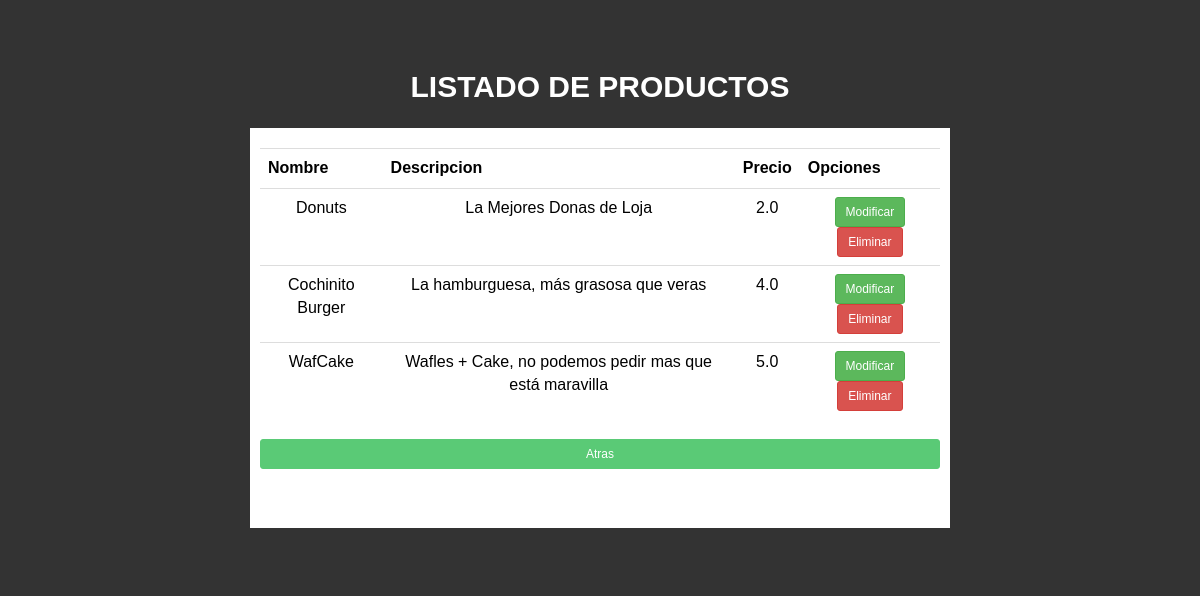
The page /listado_Productos/ (signed in) on the database its author committed.
### AppProyectoF/models.py (models this page shows, shortened)
class Producto(models.Model):
    nombre = models.CharField(max_length=100)
    descripcion = models.CharField(max_length=100, default="Sin Descripcion")
    precio = models.FloatField()
    imagen = models.ImageField(upload_to="imagenesProductos/", null= True,blank = True,default='imagenesProductos/img_no_disponible.png')

### AppProyectoF/views.py (the view)
# urls.py: path('listado_Productos/',listadoProductos, name = 'listadoProductos'),
def listadoProductos(request):
    productos = Producto.objects.all()
    data = {
        'productos': productos
    }
    return render(request, "listadoProductos.html", data)

### AppProyectoF/context_processor.py (called while the page is built)
def total_carrito(request) :
    total = 0
    numeroItems = 0
    if request.user.is_authenticated:
        if "carrito" in request.session.keys():
            for key, value in request.session["carrito"].items():
                total += float(value["acumulado"])
                numeroItems = numeroItems +1
    return {"total_carrito": total,"total_items": numeroItems }

### templates/listadoProductos.html (shortened to what this page needs)
{% load static %}
<!DOCTYPE html>
<html>
<head>
    <link rel="stylesheet" href='{% static "css/bootstrap.min.css" %}'>
    <link rel="stylesheet" href='{% static "css/font-awesome.min.css" %}'>
    <link rel="stylesheet" href='{% static "css/style.css" %}'>
    <link rel="stylesheet" href='{% static "css/responsive.css" %}'>
</head>
{% if user.username == 'admin' %}
<body style="background-color: #333333">
    <div class="promo-area" style="background-color: #333333;">
        <center>
            <div style="background-color: #333; max-width: 700px;  max-height: 75px; padding: 10px; margin-top: 20px;">
                <h2 style="color: #ffffff;text-align: center; font-size: 30px;"><strong>LISTADO DE PRODUCTOS</strong>
                </h2>
            </div>
            <div style="background-color: rgb(255, 255, 255); max-width: 700px;  min-height: 400px; padding: 10px;">
                <p style=" color: white; text-align: center; font-size: 20px;">
                <section class="contenedorFormulario" id="contenedorFormulario">
                    <div class="product">
                        <table class="table">
                            <tr>
                                <th align="center">Nombre</th>
                                <th align="center">Descripcion</th>
                                <th align="center">Precio</th>
                                <th align="center">Opciones</th>
                            </tr>
                            {% for p in productos %}
                            <tr class="bg-primary" style="color: black; background-color: rgb(255, 255, 255)">
                                <td align="center">{{ p.nombre }} </td>
                                <td align="center">{{ p.descripcion }} </td>
                                <td align="center">{{ p.precio }} </td>
                                <td align="center">
                                    <a href=" {% url 'modificarProducto' p.id %} "
                                        class="btn btn-success btn-sm">Modificar</a>
                                    <a href="#" class="btn btn-danger btn-sm"
                                        onclick="confirmarEliminacion( {{ p.id }} )">Eliminar</a>
                                </td>
                            </tr>
                            {% endfor %}
                        </table>
                        <a href=" {% url 'pagPrincipal' %} " class="btn btn-info btn-sm btn-block"
                            style="float: left; background-color: #5ACA76; border-color: #5ACA76"> Atras </a> <br><br>
                    </div>
                </section>
                </p>
            </div>
        </center>
    </div>
        {% endif %}
    </body>
</html>

### ProyectFinalDBP/static/css/style.css (style rules this page uses)
h1, h2, h3, h4, h5, h6 { margin: 0 0 15px; }
body { font-family:Arial, Helvetica, sans-serif; }
.promo-area { background:#fbfbfb; color: #fff; padding: 40px 0 40px; }
a { color: #5aca76 }

### rows shown on the page
Producto: nombre "Donuts", descripcion "La Mejores Donas de Loja", precio "2.0"
Producto: nombre "Cochinito Burger", descripcion "La hamburguesa, más grasosa que veras", precio "4.0"
Producto: nombre "WafCake", descripcion "Wafles + Cake, no podemos pedir mas que está maravilla", precio "5.0"
